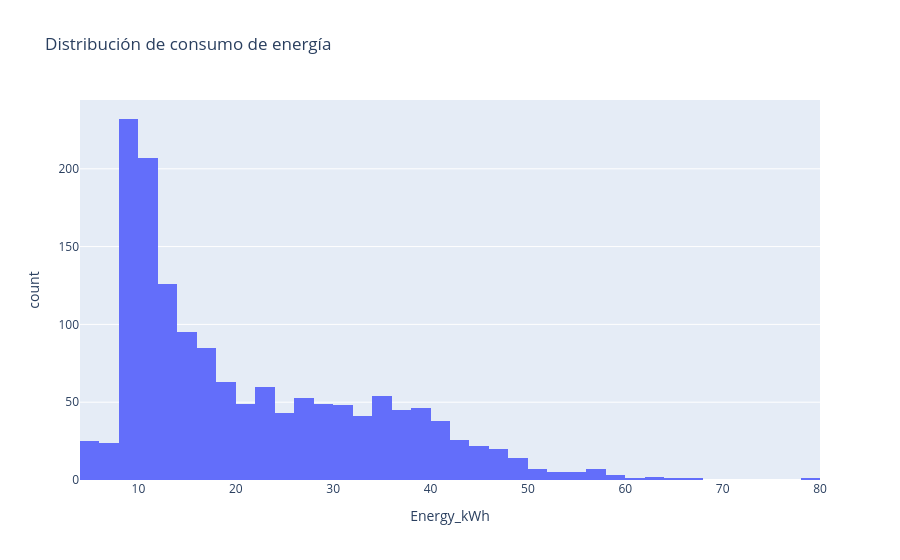

The notebook cell this image was saved under:
### Code cell
fig = px.histogram(df, x='Energy_kWh', title='Distribución de consumo de energía')
fig.show()

### Figure 1 — Plotly figure (JSON) as saved in the notebook; plotly's stock layout.template omitted (floating-point values rounded to 4 significant figures; data arrays with more than 128 entries replaced by an {"elided": "..."} marker saying what was removed)
{"data": [{"alignmentgroup": "True", "bingroup": "x", "hovertemplate": "Energy_kWh=%{x}<br>count=%{y}<extra></extra>", "legendgroup": "", "marker": {"color": "#636efa", "pattern": {"shape": ""}}, "name": "", "offsetgroup": "", "orientation": "v", "showlegend": false, "type": "histogram", "x": {"elided": "1498 float values"}, "xaxis": "x", "yaxis": "y"}], "layout": {"barmode": "relative", "legend": {"tracegroupgap": 0}, "title": {"text": "Distribución de consumo de energía"}, "xaxis": {"anchor": "y", "domain": [0, 1], "title": {"text": "Energy_kWh"}}, "yaxis": {"anchor": "x", "domain": [0, 1], "title": {"text": "count"}}}}
